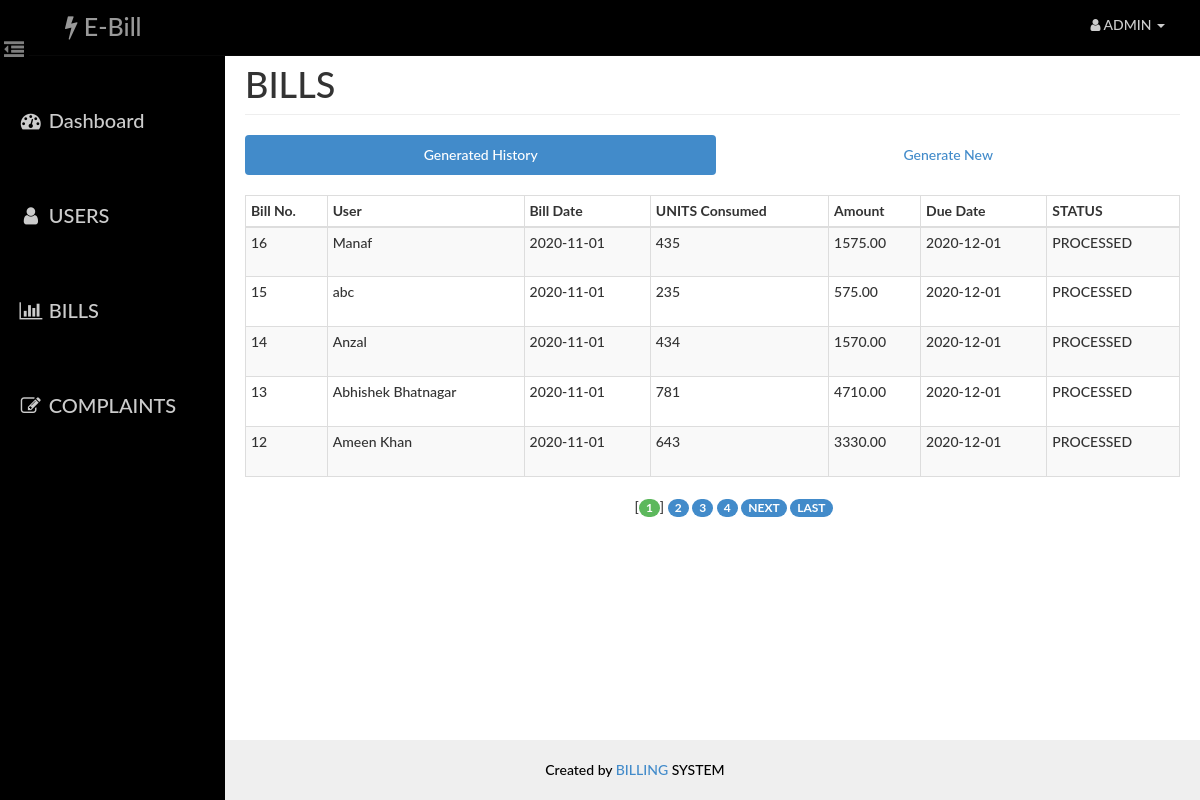
Screenshot of /admin/extra.php (signed in) with the database file from the repository.
### tables this page shows
CREATE TABLE `bill` (
  `id` int(14) NOT NULL,
  `aid` int(14) NOT NULL,
  `uid` int(14) NOT NULL,
  `units` int(10) NOT NULL,
  `amount` decimal(10,2) NOT NULL,
  `status` varchar(10) NOT NULL,
  `bdate` date NOT NULL,
  `ddate` date NOT NULL
);

CREATE TABLE `user` (
  `id` int(14) NOT NULL,
  `name` varchar(40) NOT NULL,
  `email` varchar(40) NOT NULL,
  `phone` int(14) NOT NULL,
  `pass` varchar(20) NOT NULL,
  `address` varchar(100) NOT NULL
);

### admin/paging1.php (called while the page is built, shortened)
<?php
    $rowsperpage = 5;
    if (isset($_GET['currentpage']) && is_numeric($_GET['currentpage'])) {
       $currentpage = (int) $_GET['currentpage'];
    } else {
       $currentpage = 1;
    }
    $offset = ($currentpage - 1) * $rowsperpage;
 ?>

### Includes/admin.php (called while the page is built, shortened)
<?php
    function retrieve_bills_generated($id,$offset, $rowsperpage) {
        global $con;
        $query  = "SELECT user.name AS user, bill.bdate AS bdate , bill.units AS units , bill.amount AS amount , bill.id as bid ";
        $query .= ", bill.ddate AS ddate, bill.status AS status ";
        $query .= " FROM user , bill ";
        $query .= " WHERE user.id=bill.uid AND aid={$id} ";
        $query .= " ORDER BY bill.id DESC ";
        $query .= "LIMIT {$offset}, {$rowsperpage} ";
        $result = mysqli_query($con,$query);
        return $result;
    }
 ?>

### admin/extra.php (the view, shortened to what this page needs)
<?php
    require_once('head_html.php');
    require_once('../Includes/session.php');
    require_once('../Includes/admin.php');
?>
<body>
    <div id="wrapper">
        <?php
            require_once("nav.php");
            require_once("sidebar.php");
        ?>
        <div id="page-content-wrapper">
            <div class="container-fluid">
                <div class="row">
                    <div class="col-lg-12">
                        <h1 class="page-header">
                            BILLS
                        </h1>
                        <ul class="nav nav-pills nav-justified">
                            <li class="active"><a href="#generated" data-toggle="pill">Generated History</a>
                            </li>
                            <li class=""><a href="#generate" data-toggle="pill">Generate New</a>
                            </li>
                        </ul>
                        <div class="tab-content">
                            <div class="tab-pane fade in active" id="generated">
                                <div class="table-responsive">
                                    <table class="table table-hover table-striped table-bordered table-condensed">
                                        <thead>
                                            <tr>
                                                <th>Bill No.</th>
                                                <th>User</th>
                                                <th>Bill Date</th>
                                                <th>UNITS Consumed</th>
                                                <th>Amount</th>
                                                <th>Due Date</th>
                                                <th>STATUS</th>
                                            </tr>
                                        </thead>
                                        <tbody>
                                        <?php
                                            include("paging1.php");
                                            $result = retrieve_bills_generated($_SESSION['aid'],$offset, $rowsperpage);
                                            while($row = mysqli_fetch_assoc($result)){
                                            ?>
                                                <tr>
                                                    <td><?php echo $row['bid']?></td>
                                                    <td height="50"><?php echo $row['user'] ?></td>
                                                    <td><?php echo $row['bdate'] ?></td>
                                                    <td><?php echo $row['units'] ?></td>
                                                    <td><?php echo $row['amount'] ?></td>
                                                    <td><?php echo $row['ddate'] ?></td>
                                                    <td><?php echo $row['status'] ?></td>
                                                </tr>
                                            <?php
                                            }
                                            ?>
                                        </tbody>
                                    </table>
                                    <?php include("paging2.php");  ?>
                                </div>
                            </div>
                        </div>
                    </div>
                </div>
            </div>
        </div>
    </div>
    <?php
    require_once("footer.php");
    ?>
</body>
</html>

### assets/css/dash_admin.css (style rules this page uses)
html { height: 100%; }
body, html { width: 100%; height: 100%; }
body, h1, h2, h3, h4, h5, h6 { font-family: "Lato","Helvetica Neue",Helvetica,Arial,sans-serif; font-weight: 500; }
#wrapper { padding-left: 10px; padding-top: 5px; -webkit-transition: all 0.5s ease; -moz-transition: all 0.5s ease; -o-transition: all 0.5s ease; transition: all 0.5s ease; }
#page-content-wrapper { width: 100%; padding: 15px; min-height:100%; }
@media (min-width:768px) { #wrapper { padding-left: 225px; } }
@media (min-width:768px) { #page-content-wrapper { padding: 20px; } }
.table-responsive { padding-top: 20px; padding-bottom: 20px; }

### rows the page displays
bill: id "16", uid.name "Manaf", bdate "2020-11-01", units "435", amount "1575.00", ddate "2020-12-01", status "PROCESSED"
bill: id "15", uid.name "abc", bdate "2020-11-01", units "235", amount "575.00", ddate "2020-12-01", status "PROCESSED"
bill: id "14", uid.name "Anzal", bdate "2020-11-01", units "434", amount "1570.00", ddate "2020-12-01", status "PROCESSED"
bill: id "13", uid.name "Abhishek Bhatnagar", bdate "2020-11-01", units "781", amount "4710.00", ddate "2020-12-01", status "PROCESSED"
bill: id "12", uid.name "Ameen Khan", bdate "2020-11-01", units "643", amount "3330.00", ddate "2020-12-01", status "PROCESSED"
